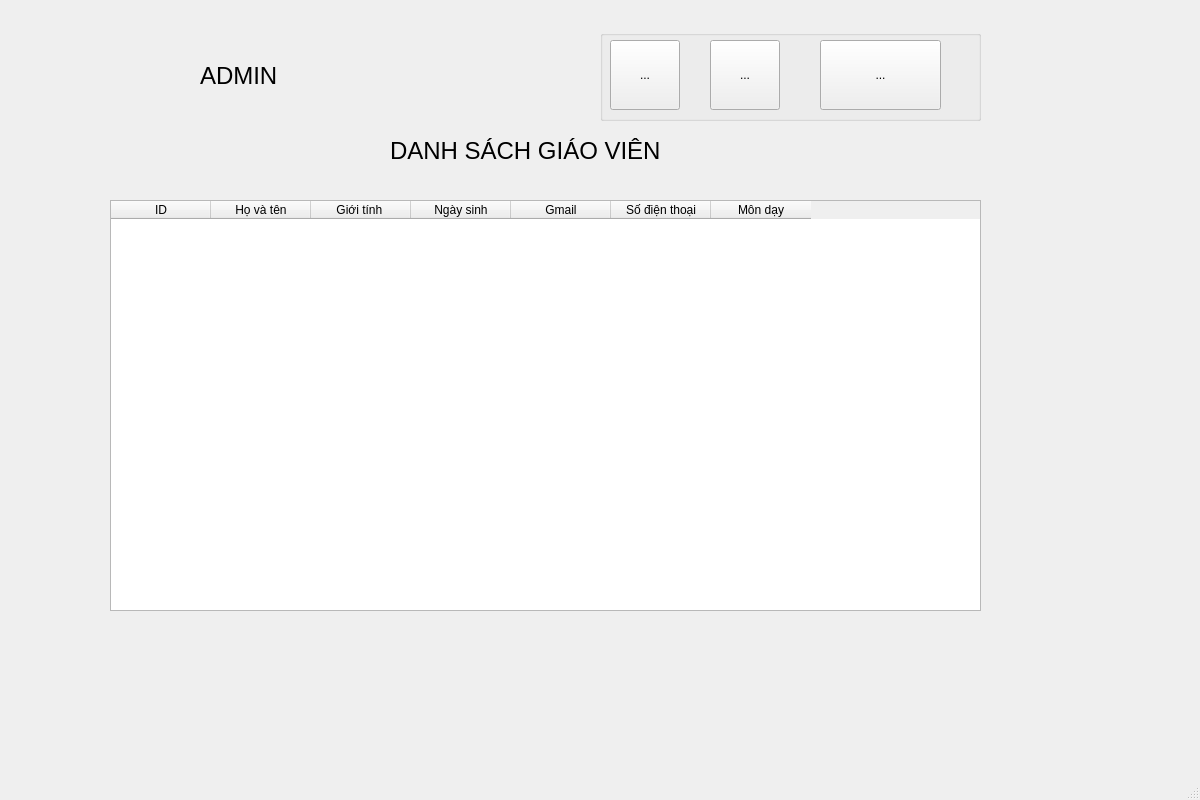
<?xml version="1.0" encoding="UTF-8"?>
<ui version="4.0">
 <class>MainWindow</class>
 <widget class="QMainWindow" name="MainWindow">
  <property name="geometry">
   <rect>
    <x>0</x>
    <y>0</y>
    <width>1200</width>
    <height>800</height>
   </rect>
  </property>
  <property name="windowTitle">
   <string>MainWindow</string>
  </property>
  <widget class="QWidget" name="centralwidget">
   <widget class="QLabel" name="label">
    <property name="geometry">
     <rect>
      <x>110</x>
      <y>40</y>
      <width>80</width>
      <height>80</height>
     </rect>
    </property>
    <property name="text">
     <string/>
    </property>
    <property name="pixmap">
     <pixmap>admin.png</pixmap>
    </property>
    <property name="scaledContents">
     <bool>true</bool>
    </property>
   </widget>
   <widget class="QLabel" name="label_2">
    <property name="geometry">
     <rect>
      <x>200</x>
      <y>60</y>
      <width>111</width>
      <height>31</height>
     </rect>
    </property>
    <property name="font">
     <font>
      <pointsize>18</pointsize>
     </font>
    </property>
    <property name="text">
     <string>ADMIN</string>
    </property>
   </widget>
   <widget class="QTableWidget" name="tableWidget">
    <property name="geometry">
     <rect>
      <x>110</x>
      <y>200</y>
      <width>871</width>
      <height>411</height>
     </rect>
    </property>
    <column>
     <property name="text">
      <string>ID</string>
     </property>
    </column>
    <column>
     <property name="text">
      <string>Họ và tên</string>
     </property>
    </column>
    <column>
     <property name="text">
      <string>Giới tính </string>
     </property>
    </column>
    <column>
     <property name="text">
      <string>Ngày sinh</string>
     </property>
    </column>
    <column>
     <property name="text">
      <string>Gmail</string>
     </property>
    </column>
    <column>
     <property name="text">
      <string>Số điện thoại</string>
     </property>
    </column>
    <column>
     <property name="text">
      <string>Môn dạy</string>
     </property>
    </column>
   </widget>
   <widget class="QLabel" name="label_3">
    <property name="geometry">
     <rect>
      <x>390</x>
      <y>130</y>
      <width>321</width>
      <height>41</height>
     </rect>
    </property>
    <property name="font">
     <font>
      <pointsize>18</pointsize>
     </font>
    </property>
    <property name="text">
     <string>DANH SÁCH GIÁO VIÊN</string>
    </property>
   </widget>
   <widget class="QGroupBox" name="groupBox">
    <property name="geometry">
     <rect>
      <x>600</x>
      <y>30</y>
      <width>381</width>
      <height>91</height>
     </rect>
    </property>
    <property name="title">
     <string/>
    </property>
    <widget class="QToolButton" name="toolButton">
     <property name="geometry">
      <rect>
       <x>110</x>
       <y>10</y>
       <width>70</width>
       <height>70</height>
      </rect>
     </property>
     <property name="text">
      <string>...</string>
     </property>
     <property name="icon">
      <iconset>
       <normaloff>xóa.png</normaloff>xóa.png</iconset>
     </property>
     <property name="iconSize">
      <size>
       <width>80</width>
       <height>80</height>
      </size>
     </property>
    </widget>
    <widget class="QToolButton" name="toolButton_2">
     <property name="geometry">
      <rect>
       <x>10</x>
       <y>10</y>
       <width>70</width>
       <height>70</height>
      </rect>
     </property>
     <property name="text">
      <string>...</string>
     </property>
     <property name="icon">
      <iconset>
       <normaloff>chỉnh sữa.png</normaloff>chỉnh sữa.png</iconset>
     </property>
     <property name="iconSize">
      <size>
       <width>80</width>
       <height>80</height>
      </size>
     </property>
    </widget>
    <widget class="QToolButton" name="toolButton_3">
     <property name="geometry">
      <rect>
       <x>220</x>
       <y>10</y>
       <width>121</width>
       <height>70</height>
      </rect>
     </property>
     <property name="text">
      <string>...</string>
     </property>
     <property name="icon">
      <iconset>
       <normaloff>exit.png</normaloff>exit.png</iconset>
     </property>
     <property name="iconSize">
      <size>
       <width>80</width>
       <height>80</height>
      </size>
     </property>
    </widget>
   </widget>
  </widget>
  <widget class="QMenuBar" name="menubar">
   <property name="geometry">
    <rect>
     <x>0</x>
     <y>0</y>
     <width>1200</width>
     <height>26</height>
    </rect>
   </property>
  </widget>
  <widget class="QStatusBar" name="statusbar"/>
 </widget>
 <resources/>
 <connections/>
</ui>
